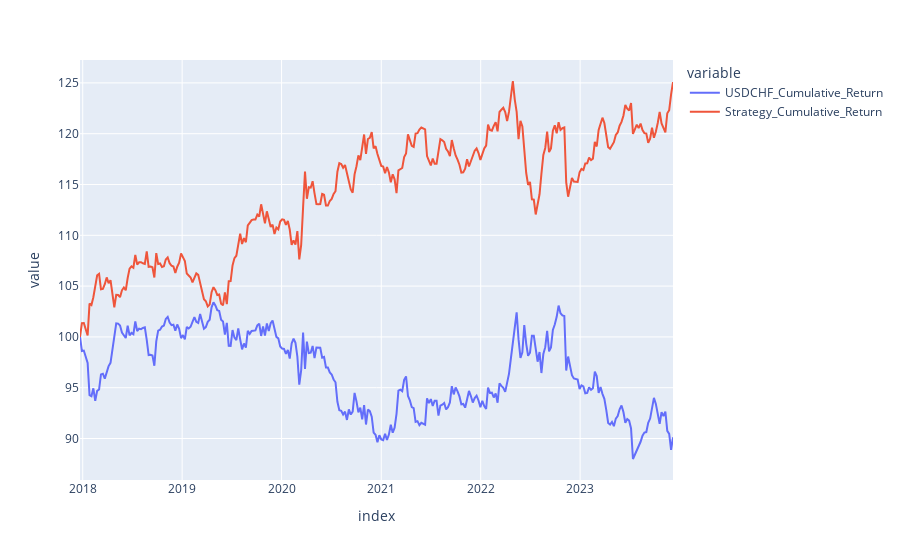

Notebook source saved alongside this figure:
### Code cell
# Create a new DataFrame 'Strategy' containing the 'USDJPY' values from the test set, shifted by one position to represent the next date
Strategy = pd.DataFrame(df_combined['USDCHF'][x_train.shape[0]+1:])

# Add the 'Y_pred' (predictions) from the random forest model as a new column 'Prediction' in the 'Strategy' DataFrame
Strategy['Prediction'] = y_pred

# Drop any rows with missing values (NaN) in the 'Strategy' DataFrame
Strategy.dropna(inplace=True)

# Calculate the 'Strategy' column, which represents the strategy's performance based on multiplying 'USDJPY' with 'Prediction'
transaction_cost =  0.00015 #4 Bps Transaction Cost

Strategy['Transaction_Cost'] = abs(Strategy['Prediction'] - Strategy['Prediction'].shift(1)) * transaction_cost # Calculate transaction cost
Strategy['Strategy'] = (Strategy['Prediction'] * Strategy['USDCHF']) - Strategy['Transaction_Cost']  # Adjusted return

Strategy.dropna(inplace=True)

# Calculate the cumulative return for 'USDJPY' and 'Strategy' by taking the cumulative sum and multiplying by 100, then adding 100 to start from the initial value of 100
Strategy['USDCHF_Cumulative_Return'] = (Strategy['USDCHF'].cumsum() * 100).add(100)
Strategy['Strategy_Cumulative_Return'] = (Strategy['Strategy'].cumsum() * 100).add(100)

# Create a dictionary 'new_row' representing a new row of data with zeros for 'USDJPY', 'Prediction', 'Strategy' and 100 for 'USDJPY_Cumulative_Return' and 'Strategy_Cumulative_Return'
new_row = {'USDCHF': 0.0, 'Prediction': 0.0, 'Strategy': 0.0, 'USDCHF_Cumulative_Return': 100.0, 'Strategy_Cumulative_Return': 100.0}

# Create a DataFrame 'new_row_df' from the 'new_row' dictionary and set the index to '2021-01-01'
new_row_df = pd.DataFrame(new_row, index=[Strategy.index[0] - timedelta(days=7)])

# Concatenate the 'new_row_df' DataFrame with the 'Strategy' DataFrame to add the new row at the beginning
Strategy = pd.concat([new_row_df, Strategy])

# Plot a line chart showing the 'USDJPY_Cumulative_Return' and 'Strategy_Cumulative_Return' columns from the 'Strategy' DataFrame
px.line(Strategy[['USDCHF_Cumulative_Return', 'Strategy_Cumulative_Return']])

### Figure 1 — Plotly figure (JSON) as saved in the notebook; plotly's stock layout.template omitted (floating-point values rounded to 4 significant figures; data arrays with more than 128 entries replaced by an {"elided": "..."} marker saying what was removed)
{"data": [{"hovertemplate": "variable=USDCHF_Cumulative_Return<br>index=%{x}<br>value=%{y}<extra></extra>", "legendgroup": "USDCHF_Cumulative_Return", "line": {"color": "#636efa", "dash": "solid"}, "marker": {"symbol": "circle"}, "mode": "lines", "name": "USDCHF_Cumulative_Return", "orientation": "v", "showlegend": true, "type": "scatter", "x": {"elided": "312 str values"}, "xaxis": "x", "y": {"elided": "312 float values"}, "yaxis": "y"}, {"hovertemplate": "variable=Strategy_Cumulative_Return<br>index=%{x}<br>value=%{y}<extra></extra>", "legendgroup": "Strategy_Cumulative_Return", "line": {"color": "#EF553B", "dash": "solid"}, "marker": {"symbol": "circle"}, "mode": "lines", "name": "Strategy_Cumulative_Return", "orientation": "v", "showlegend": true, "type": "scatter", "x": {"elided": "312 str values"}, "xaxis": "x", "y": {"elided": "312 float values"}, "yaxis": "y"}], "layout": {"autosize": true, "legend": {"title": {"text": "variable"}, "tracegroupgap": 0}, "margin": {"t": 60}, "xaxis": {"anchor": "y", "autorange": true, "domain": [0, 1], "range": ["2017-12-22", "2023-12-08"], "title": {"text": "index"}, "type": "date"}, "yaxis": {"anchor": "x", "autorange": true, "domain": [0, 1], "range": [85.92, 127.3], "title": {"text": "value"}, "type": "linear"}}}
